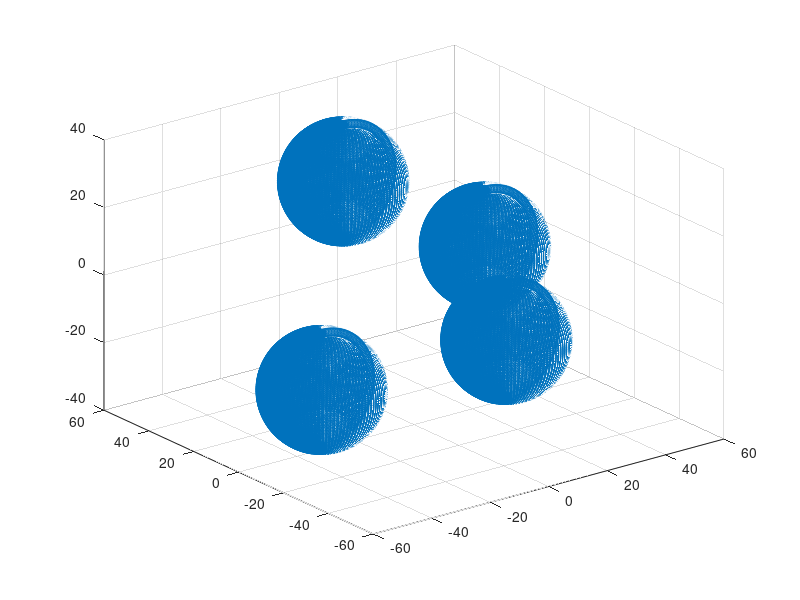

The MATLAB script that drew this image: (Note: this script raises an error after producing the figure.)
function main()
    addpath('astra\astra-1.9.0.dev11\tools')
    addpath('astra\astra-1.9.0.dev11\mex')
    simPath='tetrahedra/tilt/';
    GTPath='tetrahedra/stack/';
    nGrid = 256;
    [X, Y, Z] = meshgrid(linspace(-127.5,127.5, nGrid));
    QP = [X(:) Y(:) Z(:)];
    rng(999)
    betas = -90:3:90;
    %%%%%%%%%%%%%%%
    sampleVolume = 150;
    [x0,y0,z0] = sphere(100);x0 = x0(:);y0 = y0(:);z0 = z0(:);
    for sample = 1:sampleVolume
        disp(['current sample: ',num2str(sample),'/',num2str(sampleVolume)])
        simname=strcat(simPath,num2str(sample),'.tif');
        GTname=strcat(GTPath,num2str(sample),'.tif');
         
        t_rad = 5+rand()*15; %5~20 = 10
        x1 = x0 *t_rad;
        y1 = y0 *t_rad;
        z1 = z0 *t_rad;
        size = 60+rand()*40; %50~150 =100
        T = [x1+size/2,      y1+0,      z1-size/(2*sqrt(2));
             x1-size/2,      y1+0,      z1-size/(2*sqrt(2));
             x1+0     ,      y1+size/2, z1+size/(2*sqrt(2));
             x1+0     ,      y1-size/2, z1+size/(2*sqrt(2))];

        scatter3(T(:,1),T(:,2),T(:,3))
        T = rand_rot_3D(T);
        T = rand_trans_3D(T);
        S = delaunayTriangulation(T);
        indexIntersect = (~isnan(pointLocation(S, QP)));
        mask = double(reshape(indexIntersect, [nGrid nGrid nGrid]));
        imSaver(mask,GTname)
        projs = projector(mask,betas,nGrid);
        imSaver(projs/max(projs(:)),simname)
    end
    
    
end

function vertices = rand_rot_3D(vertices)
    t = rand()*360;
    RZ1 = [cosd(t) -sind(t) 0;
          sind(t)  cosd(t) 0;
          0 0 1];  
    t = rand()*360;
    RX = [1           0            0;
           0 cosd(t) -sind(t);
          0 sind(t)  cosd(t)];
    t = rand()*360;
    RZ2 = [cosd(t) -sind(t) 0;
          sind(t)  cosd(t) 0;
          0 0 1];      
    vertices=vertices*RZ1;
    vertices=vertices*RX;
    vertices=vertices*RZ2;   
end

function vertices = rand_trans_3D(vertices)
    vertices = vertices + (rand([1,3])*10-5);
end

function proj = projector(mask,betas,nGrid)
    vol_geom = astra_create_vol_geom(nGrid,nGrid,nGrid);
    proj_geom = astra_create_proj_geom('parallel3d', 1.0, 1.0, nGrid, nGrid, betas/180*pi+pi/2); %carefully cabrilated, don't change
    [proj_id, proj_data] = astra_create_sino3d_cuda(permute(mask,[3,2,1]), proj_geom, vol_geom);%carefully cabrilated, don't change
    proj_data = permute(proj_data,[3,1,2]);%carefully cabrilated, don't change
    proj = proj_data;
    astra_mex_data3d('delete', proj_id);
end

function imSaver(im,path)
    for i = 1:size(im,3)
        if i==1
            imwrite(im(:, :, i), path, 'WriteMode', 'overwrite',  'Compression','none');
        else
            imwrite(im(:, :, i), path, 'WriteMode', 'append',  'Compression','none');
        end 
    end

end